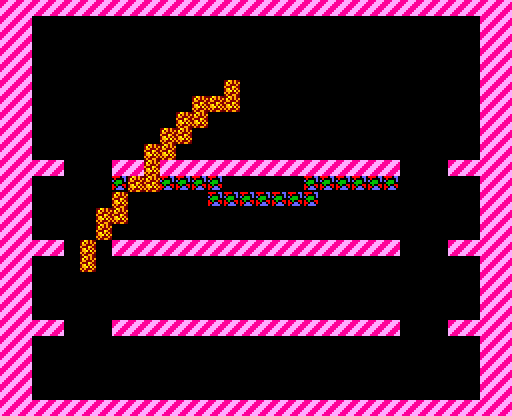

A level layout from a 2D game, rendered from its tile map. Below: a short description, then the map file with its tile-grid data intact:
An orthogonal 32x26 tile map with 16x16 px tiles, 1 tile layer (Tile Layer 1), 2 tilesets.

<map version="1.10" tiledversion="1.10.2" orientation="orthogonal" renderorder="right-down" width="32" height="26" tilewidth="16" tileheight="16" infinite="0" nextlayerid="2" nextobjectid="1">
 <tileset firstgid="1" name="Base" tilewidth="16" tileheight="16" tilecount="4" columns="2">
  <image source="../imgs/tiles.png" width="32" height="32" />
 </tileset>
 <tileset firstgid="5" source="tiles.tsx" />
 <layer id="1" name="Tile Layer 1" width="32" height="26">
  <data encoding="csv">
1,1,1,1,1,1,1,1,1,1,1,1,1,1,1,1,1,1,1,1,1,1,1,1,1,1,1,1,1,1,1,1,
1,1,0,0,0,0,0,0,0,0,0,0,0,0,0,0,0,0,0,0,0,0,0,0,0,0,0,0,0,0,1,1,
1,1,0,0,0,0,0,0,0,0,0,0,0,0,0,0,0,0,0,0,0,0,0,0,0,0,0,0,0,0,1,1,
1,1,0,0,0,0,0,0,0,0,0,0,0,0,0,0,0,0,0,0,0,0,0,0,0,0,0,0,0,0,1,1,
1,1,0,0,0,0,0,0,0,0,0,0,0,0,0,0,0,0,0,0,0,0,0,0,0,0,0,0,0,0,1,1,
1,1,0,0,0,0,0,0,0,0,0,0,0,0,6,0,0,0,0,0,0,0,0,0,0,0,0,0,0,0,1,1,
1,1,0,0,0,0,0,0,0,0,0,0,6,6,6,0,0,0,0,0,0,0,0,0,0,0,0,0,0,0,1,1,
1,1,0,0,0,0,0,0,0,0,0,6,6,0,0,0,0,0,0,0,0,0,0,0,0,0,0,0,0,0,1,1,
1,1,0,0,0,0,0,0,0,0,6,6,0,0,0,0,0,0,0,0,0,0,0,0,0,0,0,0,0,0,1,1,
1,1,0,0,0,0,0,0,0,6,6,0,0,0,0,0,0,0,0,0,0,0,0,0,0,0,0,0,0,0,1,1,
1,1,1,1,0,0,0,1,1,6,1,1,1,1,1,1,1,1,1,1,1,1,1,1,1,0,0,0,1,1,1,1,
1,1,0,0,0,0,0,4,6,6,4,4,4,4,0,0,0,0,0,4,4,4,4,4,4,0,0,0,0,0,1,1,
1,1,0,0,0,0,0,6,0,0,0,0,0,4,4,4,4,4,4,4,0,0,0,0,0,0,0,0,0,0,1,1,
1,1,0,0,0,0,6,6,0,0,0,0,0,0,0,0,0,0,0,0,0,0,0,0,0,0,0,0,0,0,1,1,
1,1,0,0,0,0,6,0,0,0,0,0,0,0,0,0,0,0,0,0,0,0,0,0,0,0,0,0,0,0,1,1,
1,1,1,1,0,6,0,1,1,1,1,1,1,1,1,1,1,1,1,1,1,1,1,1,1,0,0,0,1,1,1,1,
1,1,0,0,0,6,0,0,0,0,0,0,0,0,0,0,0,0,0,0,0,0,0,0,0,0,0,0,0,0,1,1,
1,1,0,0,0,0,0,0,0,0,0,0,0,0,0,0,0,0,0,0,0,0,0,0,0,0,0,0,0,0,1,1,
1,1,0,0,0,0,0,0,0,0,0,0,0,0,0,0,0,0,0,0,0,0,0,0,0,0,0,0,0,0,1,1,
1,1,0,0,0,0,0,0,0,0,0,0,0,0,0,0,0,0,0,0,0,0,0,0,0,0,0,0,0,0,1,1,
1,1,1,1,0,0,0,1,1,1,1,1,1,1,1,1,1,1,1,1,1,1,1,1,1,0,0,0,1,1,1,1,
1,1,0,0,0,0,0,0,0,0,0,0,0,0,0,0,0,0,0,0,0,0,0,0,0,0,0,0,0,0,1,1,
1,1,0,0,0,0,0,0,0,0,0,0,0,0,0,0,0,0,0,0,0,0,0,0,0,0,0,0,0,0,1,1,
1,1,0,0,0,0,0,0,0,0,0,0,0,0,0,0,0,0,0,0,0,0,0,0,0,0,0,0,0,0,1,1,
1,1,0,0,0,0,0,0,0,0,0,0,0,0,0,0,0,0,0,0,0,0,0,0,0,0,0,0,0,0,1,1,
1,1,1,1,1,1,1,1,1,1,1,1,1,1,1,1,1,1,1,1,1,1,1,1,1,1,1,1,1,1,1,1
</data>
 </layer>
</map>
